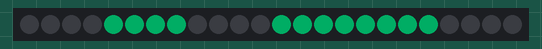
Bench run of a sketch on a simulated Arduino Uno, built with avr-gcc and run on an emulated ATmega328P. Parts: 24 RGB LEDs in strip order, left to right. Dim RGB values are drawn brighter than linear; random numbers use the default seed unless the sketch sets one.

Above: at 0.04 s.
At 0.51 s:
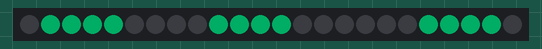
At 1.07 s:
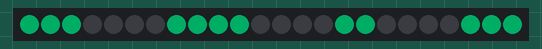

Measured:
- by itself, everything shown: repeats every 0.75 s, in 8 steps

The sketch:

SpinnyEyes.ino
```cpp
#include <Adafruit_NeoPixel.h>

#define PIN 4

Adafruit_NeoPixel pixels = Adafruit_NeoPixel(24, PIN);

uint8_t  mode   = 1, // Current animation effect
         offset = 0; // Position of spinny eyes
uint32_t color  = 0x00ff96; // Start red
uint32_t prevTime;

void setup() {
  pixels.begin();
  pixels.setBrightness(50); // 1/3 brightness
  prevTime = millis();
}

void loop() {
  uint8_t  i;
  uint32_t t;

  switch(mode) {

   case 0: // Random sparks - just one LED on at a time!
    i = random(20);
    pixels.setPixelColor(i, color);
    pixels.show();
    delay(10);
    pixels.setPixelColor(i, 0);
    break;

   case 1: // Spinny wheels (8 LEDs on at a time)
    for(i=0; i<54; i++) {
      uint32_t c = 0;
      if(((offset + i) & 7) < 4) c = color; // 4 pixels on...
      pixels.setPixelColor(   i, c); // First eye
      pixels.setPixelColor(31-i, c); // Second eye (flipped)
    }
    pixels.show();
    offset++;
    delay(90);
    break;
  }

  t = millis();
  if((t - prevTime) > 8000) {      // Every 8 seconds...
    mode++;                        // Next mode
    if(mode > 1) {                 // End of modes?
      mode = 1;                    // Start modes over
      color >>= 0  ;                 // Next color R->G->B
      if(!color) color = 0x00ff96; // Reset to red
    }
    for(i=0; i<54; i++) pixels.setPixelColor(i, 0);
    prevTime = t;
  }
}
```
